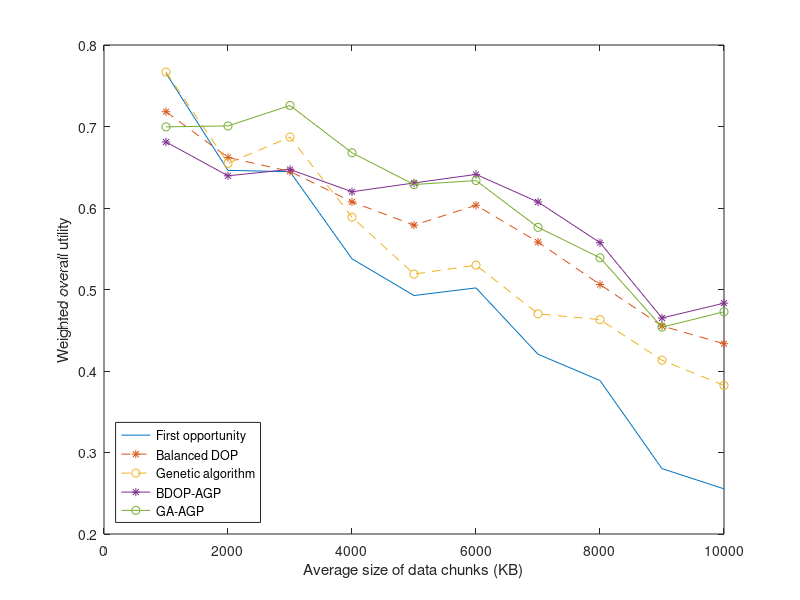
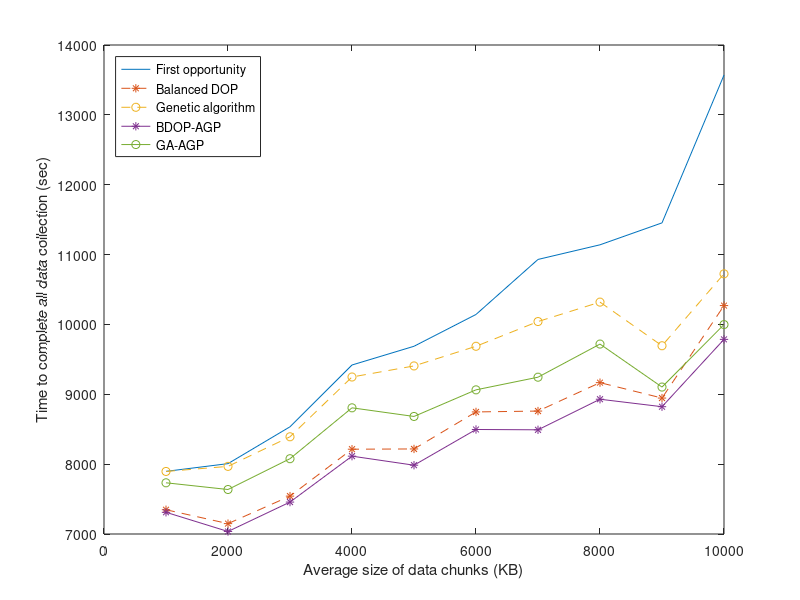

Reproduce these figures in MATLAB, in order.
load('mat/half_ds_size.mat');

figure;
plot(size_of_ds, reward_total(:, 1), ...
    size_of_ds, reward_total(:, 4), '--*', ...
    size_of_ds, reward_total(:, 7), '--o', ...
    size_of_ds, reward_total(:, 6), '-*', ...
    size_of_ds, reward_total(:, 9), '-o');
xlabel('Average size of data chunks (KB)');
ylabel('Weighted overall utility');
legend('First opportunity', 'Balanced DOP', 'Genetic algorithm', ...
    'BDOP-AGP', 'GA-AGP', ...
    'Location', 'southwest');
saveas(gcf, 'fig_2/half_ds_size_x.fig');

figure;
plot(size_of_ds, length_task(:, 1), ...
    size_of_ds, length_task(:, 4), '--*', ...
    size_of_ds, length_task(:, 7), '--o', ...
    size_of_ds, length_task(:, 6), '-*', ...
    size_of_ds, length_task(:, 9), '-o');
xlabel('Average size of data chunks (KB)');
ylabel('Time to complete all data collection (sec)');
legend('First opportunity', 'Balanced DOP', 'Genetic algorithm', ...
    'BDOP-AGP', 'GA-AGP', ...
    'Location', 'northwest');
saveas(gcf, 'fig_2/half_ds_size_length_x.fig');
